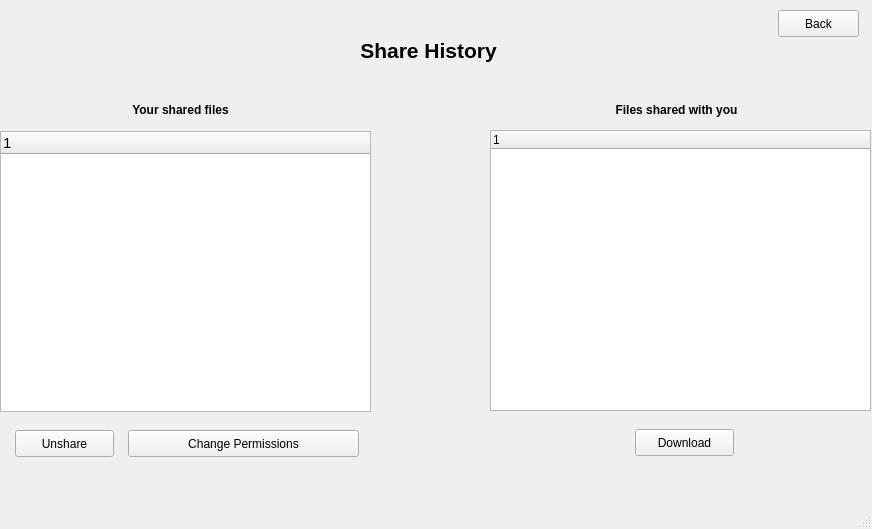
<?xml version="1.0" encoding="UTF-8"?>
<ui version="4.0">
 <class>SharedWindow</class>
 <widget class="QMainWindow" name="SharedWindow">
  <property name="geometry">
   <rect>
    <x>0</x>
    <y>0</y>
    <width>872</width>
    <height>529</height>
   </rect>
  </property>
  <property name="windowTitle">
   <string>MainWindow</string>
  </property>
  <widget class="QWidget" name="centralwidget">
   <widget class="QTreeWidget" name="sharedFilesWidget">
    <property name="geometry">
     <rect>
      <x>490</x>
      <y>130</y>
      <width>381</width>
      <height>281</height>
     </rect>
    </property>
    <column>
     <property name="text">
      <string notr="true">1</string>
     </property>
    </column>
   </widget>
   <widget class="QPushButton" name="unshareButton">
    <property name="geometry">
     <rect>
      <x>15</x>
      <y>430</y>
      <width>99</width>
      <height>27</height>
     </rect>
    </property>
    <property name="text">
     <string>Unshare</string>
    </property>
   </widget>
   <widget class="QPushButton" name="downloadSharedButton">
    <property name="geometry">
     <rect>
      <x>635</x>
      <y>429</y>
      <width>99</width>
      <height>27</height>
     </rect>
    </property>
    <property name="text">
     <string>Download</string>
    </property>
   </widget>
   <widget class="QLabel" name="label">
    <property name="geometry">
     <rect>
      <x>110</x>
      <y>100</y>
      <width>141</width>
      <height>20</height>
     </rect>
    </property>
    <property name="font">
     <font>
      <weight>75</weight>
      <bold>true</bold>
     </font>
    </property>
    <property name="text">
     <string>Your shared files</string>
    </property>
    <property name="alignment">
     <set>Qt::AlignCenter</set>
    </property>
   </widget>
   <widget class="QTreeWidget" name="filesSharedWidget">
    <property name="geometry">
     <rect>
      <x>0</x>
      <y>131</y>
      <width>371</width>
      <height>281</height>
     </rect>
    </property>
    <property name="font">
     <font>
      <pointsize>11</pointsize>
     </font>
    </property>
    <column>
     <property name="text">
      <string notr="true">1</string>
     </property>
    </column>
   </widget>
   <widget class="QLabel" name="label_2">
    <property name="geometry">
     <rect>
      <x>586</x>
      <y>100</y>
      <width>181</width>
      <height>20</height>
     </rect>
    </property>
    <property name="font">
     <font>
      <weight>75</weight>
      <bold>true</bold>
     </font>
    </property>
    <property name="text">
     <string>Files shared with you</string>
    </property>
    <property name="alignment">
     <set>Qt::AlignCenter</set>
    </property>
   </widget>
   <widget class="QPushButton" name="permissionButton">
    <property name="geometry">
     <rect>
      <x>128</x>
      <y>430</y>
      <width>231</width>
      <height>27</height>
     </rect>
    </property>
    <property name="text">
     <string>Change Permissions</string>
    </property>
   </widget>
   <widget class="QPushButton" name="backButton">
    <property name="geometry">
     <rect>
      <x>778</x>
      <y>10</y>
      <width>81</width>
      <height>27</height>
     </rect>
    </property>
    <property name="text">
     <string>Back</string>
    </property>
   </widget>
   <widget class="QLabel" name="label_3">
    <property name="geometry">
     <rect>
      <x>318</x>
      <y>30</y>
      <width>221</width>
      <height>41</height>
     </rect>
    </property>
    <property name="font">
     <font>
      <pointsize>16</pointsize>
      <weight>75</weight>
      <bold>true</bold>
     </font>
    </property>
    <property name="text">
     <string>Share History</string>
    </property>
    <property name="alignment">
     <set>Qt::AlignCenter</set>
    </property>
   </widget>
  </widget>
  <widget class="QMenuBar" name="menubar">
   <property name="geometry">
    <rect>
     <x>0</x>
     <y>0</y>
     <width>872</width>
     <height>25</height>
    </rect>
   </property>
  </widget>
  <widget class="QStatusBar" name="statusbar"/>
 </widget>
 <resources/>
 <connections/>
</ui>
